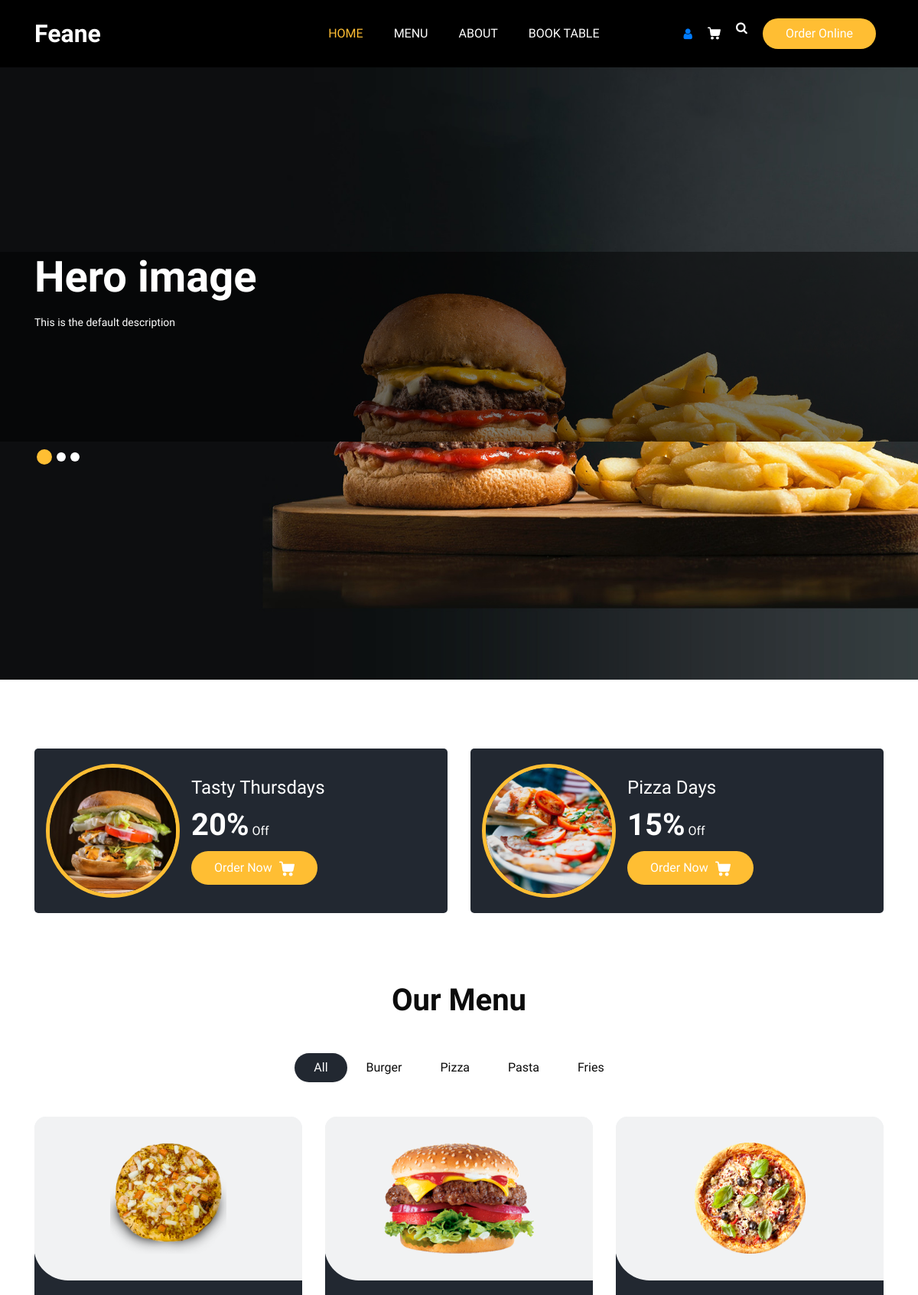
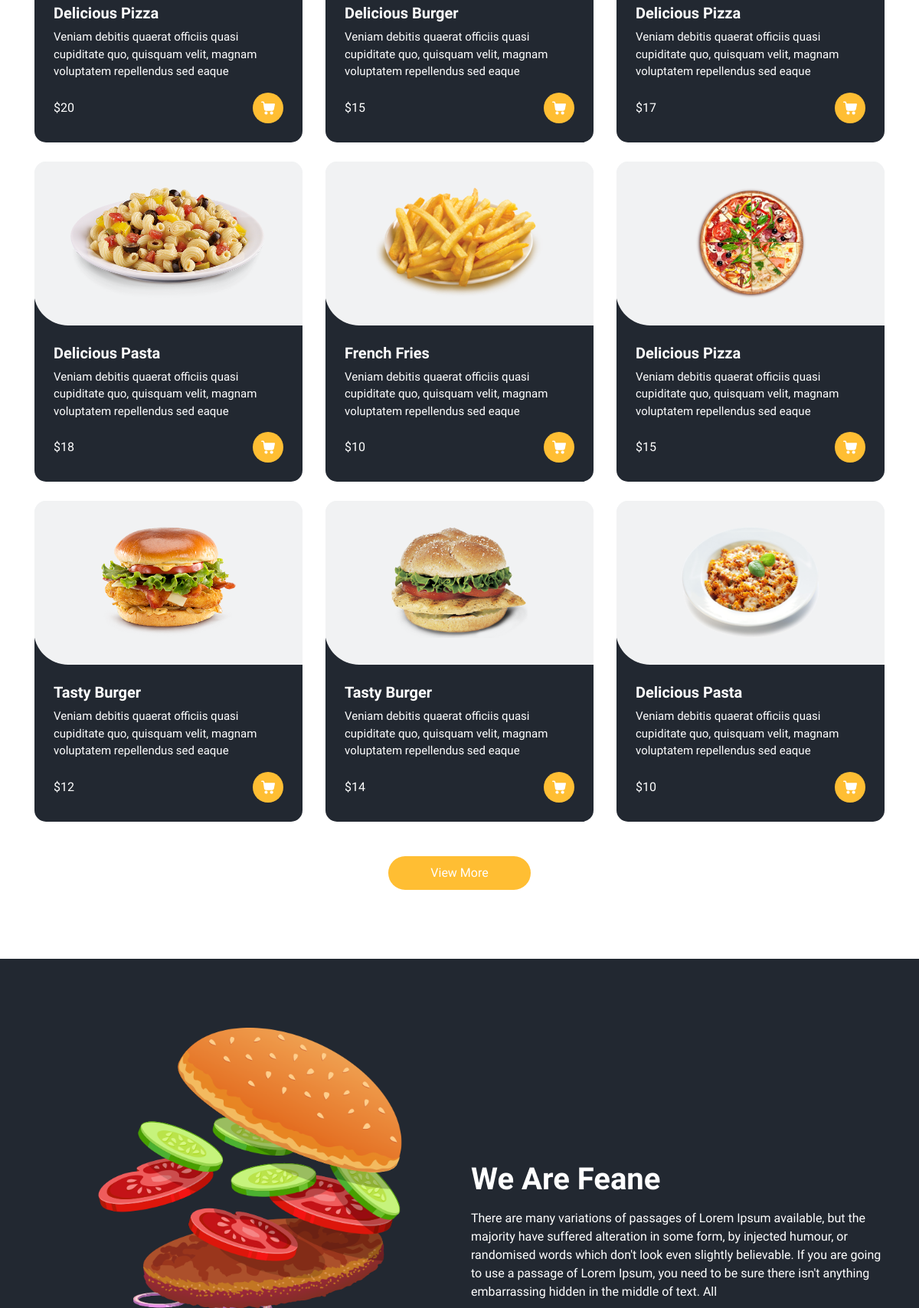
The page / (upper part) on the database its author committed (2 pictures, top to bottom).
### website/models.py (models this page shows, shortened)
class HeroSection(models.Model):
    title= models.CharField(max_length= 100)
    description = models.TextField(default="This is the default description")
    background_image = models.ImageField(upload_to='hero/')

### website/views.py (the view)
# urls.py: path('', views.index, name='home'),
def index(request):
    hero = HeroSection.objects.all()  # fetch first hero section
    return render(request, 'website/index.html', {
        'hero': hero
    })

### website/templates/website/index.html (shortened to what this page needs)
{% load static %}
<html>
  {% load static %}
  <head>
    <link rel="stylesheet" href="{% static 'css/bootstrap.css' %}" />
    <link rel="stylesheet" href="{% static 'css/owl.carousel.min.css' %}" />
    <link rel="stylesheet" href="{% static 'css/nice-select.min.css' %}" />
    <link rel="stylesheet" href="{% static 'css/font-awesome.min.css' %}" />
    <link rel="stylesheet" href="{% static 'css/style.css' %}" />
  </head>
  <body>
    {% include 'website/header.html' %}
    <div class="hero_area">
      <div class="bg-box">
      </div>
      <section class="slider_section">
        <div id="customCarousel1" class="carousel slide" data-ride="carousel">
          <div class="carousel-inner">
            {% for item in hero %}
            <div class="carousel-item {% if forloop.first %}active{% endif %}">
              <div class="bg-box">
                <img src="{{ item.background_image.url }}" alt="" />
                <div class="hero-overlay"></div>
              </div>
             <div class="container" style="position: relative; z-index: 3;">
    <div class="row">
      <div class="col-md-7 col-lg-6">
        <div class="detail-box">
          <h1>{{ item.title }}</h1>
          <p>{{ item.description }}</p>
        </div>
      </div>
    </div>
  </div>
</div>
            {% endfor %}
          </div>
          <div class="container">
            <ol class="carousel-indicators">
              <li
                data-target="#customCarousel1"
                data-slide-to="0"
                class="active"
              ></li>
              <li data-target="#customCarousel1" data-slide-to="1"></li>
              <li data-target="#customCarousel1" data-slide-to="2"></li>
            </ol>
          </div>
        </div>
      </section>
    </div>
    <section class="offer_section layout_padding-bottom">
      <div class="offer_container">
        <div class="container">
          <div class="row">
            <div class="col-md-6">
              <div class="box">
                <div class="img-box">
                  <img src="{% static 'images/o1.jpg' %}" alt="" />
                </div>
                <div class="detail-box">
                  <h5>Tasty Thursdays</h5>
                  <h6><span>20%</span> Off</h6>
                  <a href="">
                    Order Now
                  </a>
                </div>
              </div>
            </div>
            <div class="col-md-6">
              <div class="box">
                <div class="img-box">
                  <img src="{% static 'images/o2.jpg' %}" alt="" />
                </div>
                <div class="detail-box">
                  <h5>Pizza Days</h5>
                  <h6><span>15%</span> Off</h6>
                  <a href="">
                    Order Now
                  </a>
                </div>
              </div>
            </div>
          </div>
        </div>
      </div>
    </section>
    <section class="food_section layout_padding-bottom">
      <div class="container">
        <div class="heading_container heading_center">
          <h2>Our Menu</h2>
        </div>
        <ul class="filters_menu">
          <li class="active" data-filter="*">All</li>
          <li data-filter=".burger">Burger</li>
          <li data-filter=".pizza">Pizza</li>
          <li data-filter=".pasta">Pasta</li>
          <li data-filter=".fries">Fries</li>
        </ul>
        <div class="filters-content">
          <div class="row grid">
            <div class="col-sm-6 col-lg-4 all pizza">
              <div class="box">
                <div>
                  <div class="img-box">
                    <img src="{% static 'images/f1.png' %}" alt="" />
                  </div>
                  <div class="detail-box">
                    <h5>Delicious Pizza</h5>
                    <p>
                      Veniam debitis quaerat officiis quasi cupiditate quo,
                      quisquam velit, magnam voluptatem repellendus sed eaque
                    </p>
                    <div class="options">
                      <h6>$20</h6>
                      <a href="">
                      </a>
                    </div>
                  </div>
                </div>
              </div>
            </div>
            <div class="col-sm-6 col-lg-4 all burger">
              <div class="box">
                <div>
                  <div class="img-box">
                    <img src="{% static 'images/f2.png' %}" alt="" />
                  </div>
                  <div class="detail-box">
                    <h5>Delicious Burger</h5>
                    <p>
                      Veniam debitis quaerat officiis quasi cupiditate quo,
                      quisquam velit, magnam voluptatem repellendus sed eaque
                    </p>
                    <div class="options">
                      <h6>$15</h6>
                      <a href="">
                      </a>
                    </div>
                  </div>
                </div>
              </div>
            </div>
            <div class="col-sm-6 col-lg-4 all pizza">
              <div class="box">
                <div>
                  <div class="img-box">
                    <img src="{% static 'images/f3.png' %}" alt="" />
                  </div>
                  <div class="detail-box">
                    <h5>Delicious Pizza</h5>
                    <p>
                      Veniam debitis quaerat officiis quasi cupiditate quo,
                      quisquam velit, magnam voluptatem repellendus sed eaque
                    </p>
                    <div class="options">
                      <h6>$17</h6>
                      <a href="">
                      </a>
                    </div>
                  </div>
                </div>
              </div>
            </div>
            <div class="col-sm-6 col-lg-4 all pasta">
              <div class="box">
                <div>
                  <div class="img-box">
                    <img src="{% static 'images/f4.png' %}" alt="" />
                  </div>
                  <div class="detail-box">
                    <h5>Delicious Pasta</h5>
                    <p>
                      Veniam debitis quaerat officiis quasi cupiditate quo,
                      quisquam velit, magnam voluptatem repellendus sed eaque
                    </p>
                    <div class="options">
                      <h6>$18</h6>
                      <a href="">
                      </a>
                    </div>
                  </div>
                </div>
              </div>
            </div>
            <div class="col-sm-6 col-lg-4 all fries">
              <div class="box">
                <div>
                  <div class="img-box">
                    <img src="{% static 'images/f5.png' %}" alt="" />
                  </div>
                  <div class="detail-box">
                    <h5>French Fries</h5>
                    <p>
                      Veniam debitis quaerat officiis quasi cupiditate quo,
                      quisquam velit, magnam voluptatem repellendus sed eaque
                    </p>
                    <div class="options">
                      <h6>$10</h6>
                      <a href="">
                      </a>
                    </div>
                  </div>
                </div>
              </div>
            </div>
            <div class="col-sm-6 col-lg-4 all pizza">
              <div class="box">
                <div>
                  <div class="img-box">
                    <img src="{% static 'images/f6.png' %}" alt="" />
                  </div>
                  <div class="detail-box">
                    <h5>Delicious Pizza</h5>
                    <p>
                      Veniam debitis quaerat officiis quasi cupiditate quo,
                      quisquam velit, magnam voluptatem repellendus sed eaque
                    </p>
                    <div class="options">
                      <h6>$15</h6>
                      <a href="">
                      </a>
                    </div>
                  </div>
                </div>
              </div>
            </div>
            <div class="col-sm-6 col-lg-4 all burger">
              <div class="box">
                <div>
                  <div class="img-box">
                    <img src="{% static 'images/f7.png' %}" alt="" />
                  </div>
                  <div class="detail-box">
                    <h5>Tasty Burger</h5>
                    <p>
                      Veniam debitis quaerat officiis quasi cupiditate quo,
                      quisquam velit, magnam voluptatem repellendus sed eaque
                    </p>
                    <div class="options">
                      <h6>$12</h6>
                      <a href="">
                      </a>
                    </div>
                  </div>
                </div>
              </div>
            </div>
            <div class="col-sm-6 col-lg-4 all burger">
              <div class="box">
                <div>
                  <div class="img-box">
                    <img src="{% static 'images/f8.png' %}" alt="" />
                  </div>
                  <div class="detail-box">
                    <h5>Tasty Burger</h5>
                    <p>
                      Veniam debitis quaerat officiis quasi cupiditate quo,
                      quisquam velit, magnam voluptatem repellendus sed eaque
                    </p>
                    <div class="options">
                      <h6>$14</h6>
                      <a href="">
                      </a>
                    </div>
                  </div>
                </div>
              </div>
            </div>
            <div class="col-sm-6 col-lg-4 all pasta">
              <div class="box">
                <div>
                  <div class="img-box">
                    <img src="{% static 'images/f9.png' %}" alt="" />
                  </div>
                  <div class="detail-box">
                    <h5>Delicious Pasta</h5>
                    <p>
                      Veniam debitis quaerat officiis quasi cupiditate quo,
                      quisquam velit, magnam voluptatem repellendus sed eaque
                    </p>
                    <div class="options">
                      <h6>$10</h6>
                      <a href="">
                      </a>
                    </div>
                  </div>
                </div>
              </div>
            </div>
          </div>
        </div>
        <div class="btn-box">
          <a href=""> View More </a>
        </div>
      </div>
    </section>
    <section class="about_section layout_padding">
      <div class="container">
        <div class="row">
          <div class="col-md-6">
            <div class="img-box">
              <img src="{% static 'images/about-img.png' %}" alt="" />
            </div>
          </div>
          <div class="col-md-6">
            <div class="detail-box">
              <div class="heading_container">
                <h2>We Are Feane</h2>
              </div>
              <p>
                There are many variations of passages of Lorem Ipsum available,
                but the majority have suffered alteration in some form, by
                injected humour, or randomised words which don't look even
                slightly believable. If you are going to use a passage of Lorem
                Ipsum, you need to be sure there isn't anything embarrassing
                hidden in the middle of text. All
              </p>
            </div>
          </div>
        </div>
      </div>
    </section>
    {% load static %}
  </body>
</html>

### rows shown on the page
HeroSection: background_image (picture), title "Hero image", description "This is the default description"
